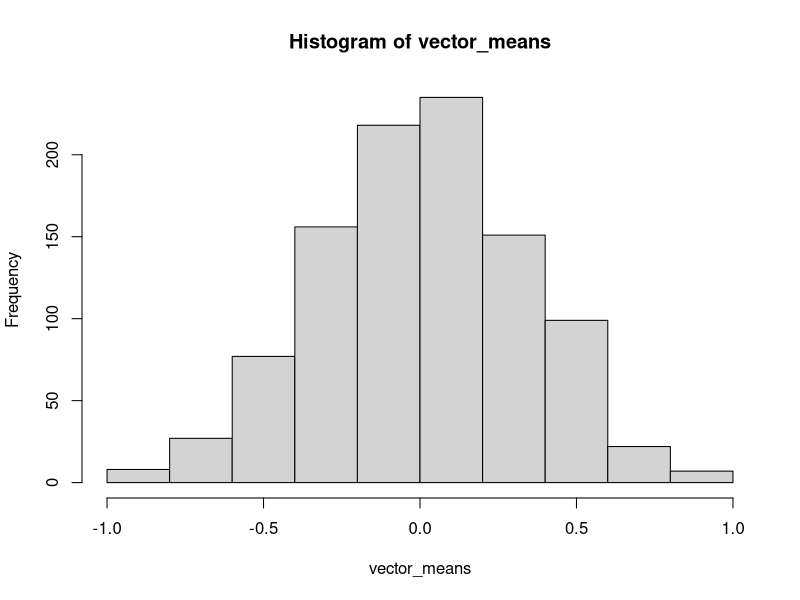
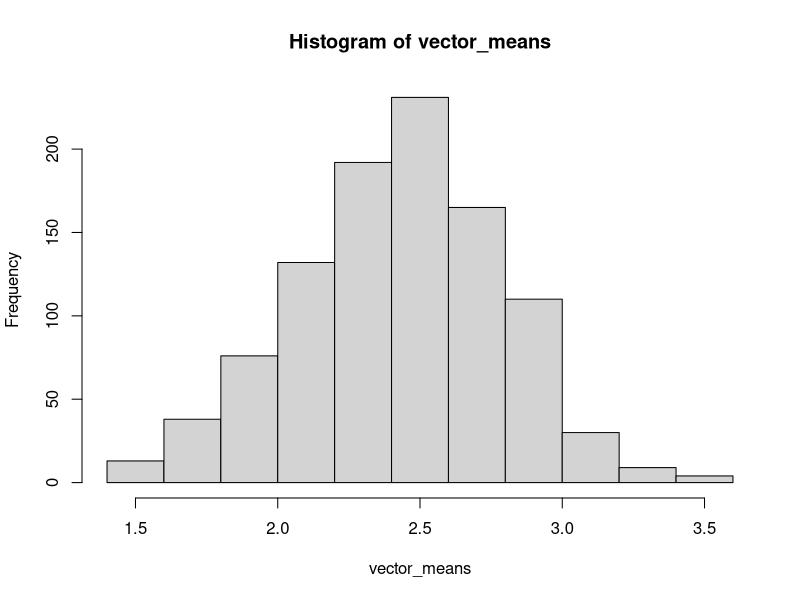

R code for these plots, in order:
## ---- chunk 1
x<-rnorm(10,0,1)
mean(x)
x<-rnorm(100,0,1)
mean(x)
x<-rnorm(1000,0,1)
mean(x)
x<-rnorm(10000,0,1)
mean(x)
## ---- chunk 2
vector_means<-rep(0,1000)
for (j in 1:1000){
  vector_means[j]<-mean(rnorm(10,0,1))
}
sqrt(var(vector_means))
hist(vector_means)

## ---- chunk 3
1/sqrt(10)
## ---- chunk 4
vector_means<-rep(0,1000)
for (j in 1:1000){
  vector_means[j]<-mean(rbinom(10,size=5,0.5))
}
sqrt(var(vector_means))
hist(vector_means)
sqrt(5*.5*.5)/sqrt(10)
